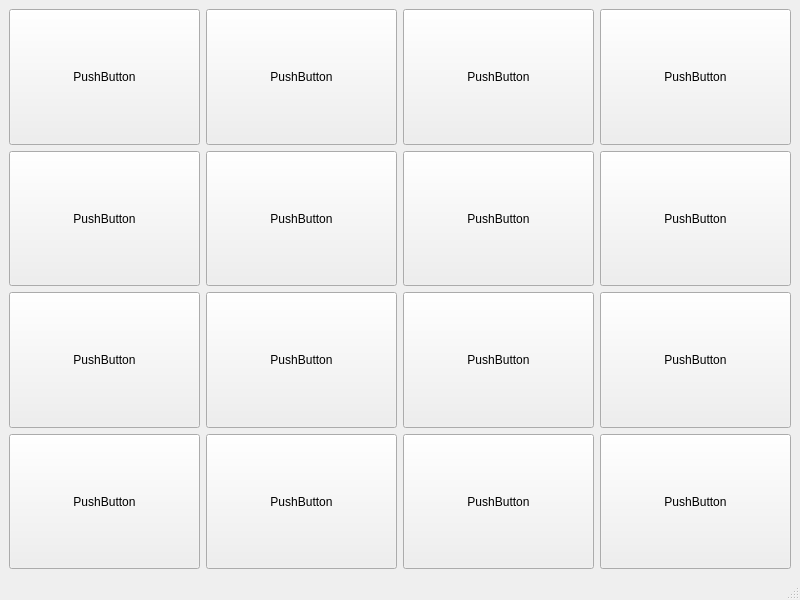
<?xml version="1.0" encoding="UTF-8"?>
<ui version="4.0">
 <class>MainWindow</class>
 <widget class="QMainWindow" name="MainWindow">
  <property name="geometry">
   <rect>
    <x>0</x>
    <y>0</y>
    <width>800</width>
    <height>600</height>
   </rect>
  </property>
  <property name="windowTitle">
   <string>MainWindow</string>
  </property>
  <widget class="QWidget" name="centralwidget">
   <layout class="QHBoxLayout" name="horizontalLayout">
    <item>
     <layout class="QVBoxLayout" name="verticalLayout_2">
      <item>
       <widget class="QPushButton" name="pushButton_5">
        <property name="sizePolicy">
         <sizepolicy hsizetype="Expanding" vsizetype="Expanding">
          <horstretch>0</horstretch>
          <verstretch>0</verstretch>
         </sizepolicy>
        </property>
        <property name="text">
         <string>PushButton</string>
        </property>
       </widget>
      </item>
      <item>
       <widget class="QPushButton" name="pushButton_6">
        <property name="sizePolicy">
         <sizepolicy hsizetype="Minimum" vsizetype="Expanding">
          <horstretch>0</horstretch>
          <verstretch>0</verstretch>
         </sizepolicy>
        </property>
        <property name="text">
         <string>PushButton</string>
        </property>
       </widget>
      </item>
      <item>
       <widget class="QPushButton" name="pushButton_7">
        <property name="sizePolicy">
         <sizepolicy hsizetype="Minimum" vsizetype="Expanding">
          <horstretch>0</horstretch>
          <verstretch>0</verstretch>
         </sizepolicy>
        </property>
        <property name="text">
         <string>PushButton</string>
        </property>
       </widget>
      </item>
      <item>
       <widget class="QPushButton" name="pushButton_8">
        <property name="sizePolicy">
         <sizepolicy hsizetype="Expanding" vsizetype="Expanding">
          <horstretch>0</horstretch>
          <verstretch>0</verstretch>
         </sizepolicy>
        </property>
        <property name="text">
         <string>PushButton</string>
        </property>
       </widget>
      </item>
     </layout>
    </item>
    <item>
     <layout class="QVBoxLayout" name="verticalLayout_3">
      <item>
       <widget class="QPushButton" name="pushButton_9">
        <property name="sizePolicy">
         <sizepolicy hsizetype="Expanding" vsizetype="Expanding">
          <horstretch>0</horstretch>
          <verstretch>0</verstretch>
         </sizepolicy>
        </property>
        <property name="text">
         <string>PushButton</string>
        </property>
       </widget>
      </item>
      <item>
       <widget class="QPushButton" name="pushButton_10">
        <property name="sizePolicy">
         <sizepolicy hsizetype="Expanding" vsizetype="Expanding">
          <horstretch>0</horstretch>
          <verstretch>0</verstretch>
         </sizepolicy>
        </property>
        <property name="text">
         <string>PushButton</string>
        </property>
       </widget>
      </item>
      <item>
       <widget class="QPushButton" name="pushButton_11">
        <property name="sizePolicy">
         <sizepolicy hsizetype="Expanding" vsizetype="Expanding">
          <horstretch>0</horstretch>
          <verstretch>0</verstretch>
         </sizepolicy>
        </property>
        <property name="text">
         <string>PushButton</string>
        </property>
       </widget>
      </item>
      <item>
       <widget class="QPushButton" name="pushButton_12">
        <property name="sizePolicy">
         <sizepolicy hsizetype="Expanding" vsizetype="Expanding">
          <horstretch>0</horstretch>
          <verstretch>0</verstretch>
         </sizepolicy>
        </property>
        <property name="text">
         <string>PushButton</string>
        </property>
       </widget>
      </item>
     </layout>
    </item>
    <item>
     <layout class="QVBoxLayout" name="verticalLayout">
      <item>
       <widget class="QPushButton" name="pushButton">
        <property name="sizePolicy">
         <sizepolicy hsizetype="Minimum" vsizetype="Expanding">
          <horstretch>0</horstretch>
          <verstretch>0</verstretch>
         </sizepolicy>
        </property>
        <property name="text">
         <string>PushButton</string>
        </property>
       </widget>
      </item>
      <item>
       <widget class="QPushButton" name="pushButton_2">
        <property name="sizePolicy">
         <sizepolicy hsizetype="Minimum" vsizetype="Expanding">
          <horstretch>0</horstretch>
          <verstretch>0</verstretch>
         </sizepolicy>
        </property>
        <property name="text">
         <string>PushButton</string>
        </property>
       </widget>
      </item>
      <item>
       <widget class="QPushButton" name="pushButton_3">
        <property name="sizePolicy">
         <sizepolicy hsizetype="Minimum" vsizetype="Expanding">
          <horstretch>0</horstretch>
          <verstretch>0</verstretch>
         </sizepolicy>
        </property>
        <property name="text">
         <string>PushButton</string>
        </property>
       </widget>
      </item>
      <item>
       <widget class="QPushButton" name="pushButton_4">
        <property name="sizePolicy">
         <sizepolicy hsizetype="Expanding" vsizetype="Expanding">
          <horstretch>0</horstretch>
          <verstretch>0</verstretch>
         </sizepolicy>
        </property>
        <property name="text">
         <string>PushButton</string>
        </property>
       </widget>
      </item>
     </layout>
    </item>
    <item>
     <layout class="QVBoxLayout" name="verticalLayout_4">
      <item>
       <widget class="QPushButton" name="pushButton_13">
        <property name="sizePolicy">
         <sizepolicy hsizetype="Minimum" vsizetype="Expanding">
          <horstretch>0</horstretch>
          <verstretch>0</verstretch>
         </sizepolicy>
        </property>
        <property name="text">
         <string>PushButton</string>
        </property>
       </widget>
      </item>
      <item>
       <widget class="QPushButton" name="pushButton_14">
        <property name="sizePolicy">
         <sizepolicy hsizetype="Minimum" vsizetype="Expanding">
          <horstretch>0</horstretch>
          <verstretch>0</verstretch>
         </sizepolicy>
        </property>
        <property name="text">
         <string>PushButton</string>
        </property>
       </widget>
      </item>
      <item>
       <widget class="QPushButton" name="pushButton_15">
        <property name="sizePolicy">
         <sizepolicy hsizetype="Minimum" vsizetype="Expanding">
          <horstretch>0</horstretch>
          <verstretch>0</verstretch>
         </sizepolicy>
        </property>
        <property name="text">
         <string>PushButton</string>
        </property>
       </widget>
      </item>
      <item>
       <widget class="QPushButton" name="pushButton_16">
        <property name="sizePolicy">
         <sizepolicy hsizetype="Expanding" vsizetype="Expanding">
          <horstretch>0</horstretch>
          <verstretch>0</verstretch>
         </sizepolicy>
        </property>
        <property name="text">
         <string>PushButton</string>
        </property>
       </widget>
      </item>
     </layout>
    </item>
   </layout>
  </widget>
  <widget class="QMenuBar" name="menubar">
   <property name="geometry">
    <rect>
     <x>0</x>
     <y>0</y>
     <width>800</width>
     <height>21</height>
    </rect>
   </property>
  </widget>
  <widget class="QStatusBar" name="statusbar"/>
 </widget>
 <resources/>
 <connections/>
</ui>
